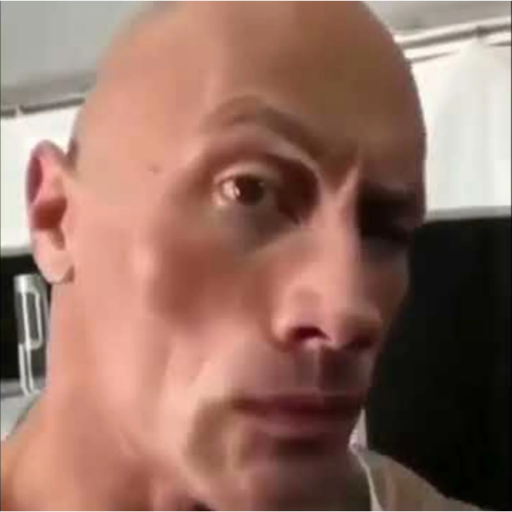
#> input picture image.png, 1024 x 1024 px (shown at 1/2 size)
$ python ejec.py
#> lines starting #> are read from the running program, lines starting #| are printed output that depends on the picture
### firstNode/handler.py
import json

def reverse_string(string):
    # an empty string for storing reversed string
    reversed_string = ""
    # looping through the string
    for char in string:
        # reversing the string
        reversed_string = char + reversed_string
    # returning a reversed string
    return reversed_string

def hello(event, context):

    arbol = ""
    arbol_reverse = ""
    rows = 20
    columns = (rows*2)+1
    space = " "
    point = "*"
    cant = 1
    for i in range(rows):
        arbol+=("\n")
        for j in range(columns):
            spaces = (columns-cant)/2
            if j <= spaces or j > spaces+cant:
                arbol+=(space)
            else:
                arbol+=(point)
        cant+=2
    cant= int(cant/3)
    for i in range(int(rows/3)):
        arbol+=("\n")
        for j in range(columns):
            spaces = (columns-cant)/2
            if j <= spaces or j > spaces+cant:
                arbol+=(space)
            else:
                arbol+=(point)

    arbol_reverse = reverse_string(arbol)
    print(arbol)
    print(arbol_reverse)
    arbol_html = arbol.replace("\n", "<br>")
    arbol_reverse_html = arbol_reverse.replace("\n", "<br>")
    response = {
        'statusCode': 200,
        'headers': {
            'Content-Type': 'text/html',
        },
        'body': f"<html><body><pre>{arbol_html}{arbol_reverse_html}</pre></body></html>"
    }

    return response

### ejec.py
from firstNode import handler

handler.hello(None, None)

import PIL.Image

# Convert image to grayscale and resize
def image_to_ascii(image_path, width=100):
#> called with image_path = 'image.png', width = 100
    img = PIL.Image.open(image_path).convert('L')  # Convert to grayscale
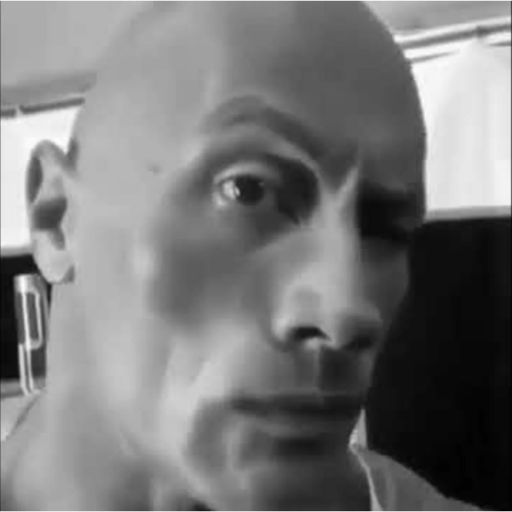
#> img: PIL image 1024x1024 L (shown at 1/2 size); min 1, max 255, mean 120.5
    img = img.resize((width, int(width * img.height / img.width)))  # Resize to fit
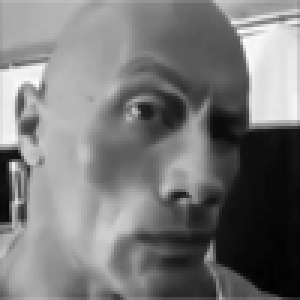
#> img: PIL image 100x100 L (shown 3 times larger); min 2, max 255, mean 120.4

    # ASCII characters by brightness
    ascii_chars = ['@', '#', 'S', '%', '?', '*', '+', ';', ':', ',', '.']

    pixels = img.getdata()
    ascii_str = ""

    # Convert pixels to ASCII characters
    for pixel in pixels:
        ascii_str += ascii_chars[pixel // 25]
#> this loop made 10000 passes
#> (pixel, ascii_str) on passes 1 to 3: (173, '+'), (181, '+;'), (180, '+;;')

    # Format to have line breaks
    ascii_art = [ascii_str[index: index + width] for index in range(0, len(ascii_str), width)]
#> ascii_art = 100 items
    return "\n".join(ascii_art)

# Path to the uploaded image
img_path = "image.png"
ascii_art = image_to_ascii(img_path)
print(ascii_art)


from PIL import Image
import matplotlib.pyplot as plt

# Load the image
img_path = "image.png"
img = Image.open(img_path)
#> img is the input picture: PIL image 1024x1024 RGBA; mean R, G, B, A 147.4, 111.1, 98.5, 255

# Display the image
plt.imshow(img)
plt.axis('off') # Hide axis
plt.show()
